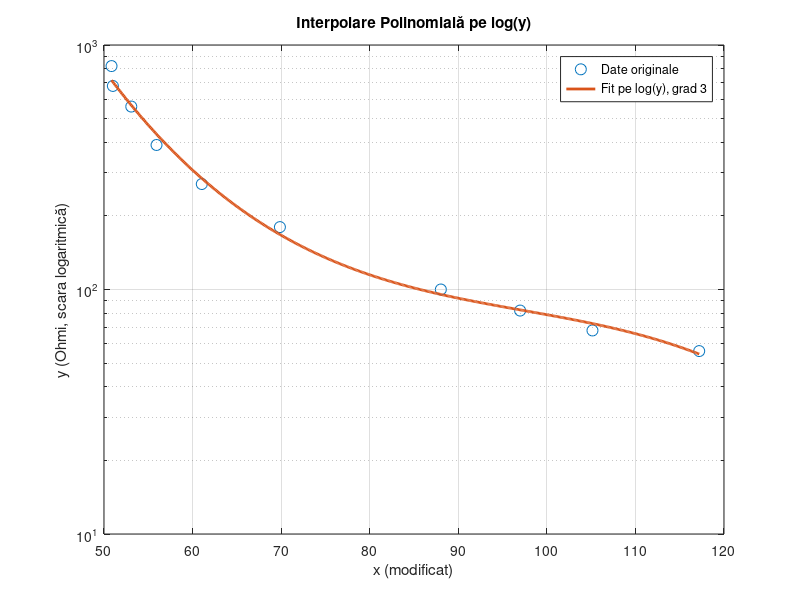

MATLAB code for this plot:
x = [-50.85, -51, -53.08, -55.93, -61.04, -69.86, -88.03, 83.02, 74.85, 62.80];
y = [820, 680, 560, 390, 270, 180, 100, 82, 68, 56];  % in Ohmi

% Transformare x
x_final = x;
for i = 1:length(x)
    if x(i) < 0
        x_final(i) = -x(i);  % negative → modul
    else
        x_final(i) = 180 - x(i);  % pozitive → cadran 2
    end
end

% Transformare y -> log10(y)
log_y = log10(y);

% Alegem gradul polinomului (ex: grad 3)
grad_polinom = 3;

% Fit pe log(y)
coef_polinom_log = polyfit(x_final, log_y, grad_polinom);

disp('Coeficienții polinomului pe log10(y):');
disp(coef_polinom_log);

% Generăm puncte pentru desen
x_fit = linspace(min(x_final), max(x_final), 500);
log_y_fit = polyval(coef_polinom_log, x_fit);
y_fit = 10.^log_y_fit;  % revenim la scara originală

% Plot log(y)
figure;
semilogy(x_final, y, 'o', 'MarkerSize', 8, 'DisplayName', 'Date originale');
hold on;
semilogy(x_fit, y_fit, '-', 'LineWidth', 2, 'DisplayName', sprintf('Fit pe log(y), grad %d', grad_polinom));
xlabel('x (modificat)');
ylabel('y (Ohmi, scara logaritmică)');
legend;
grid on;
title('Interpolare Polinomială pe log(y)');

log_y = polyval([0, 0.0019, -0.1874, 8.4167], x);
y_new = 10.^log_y;